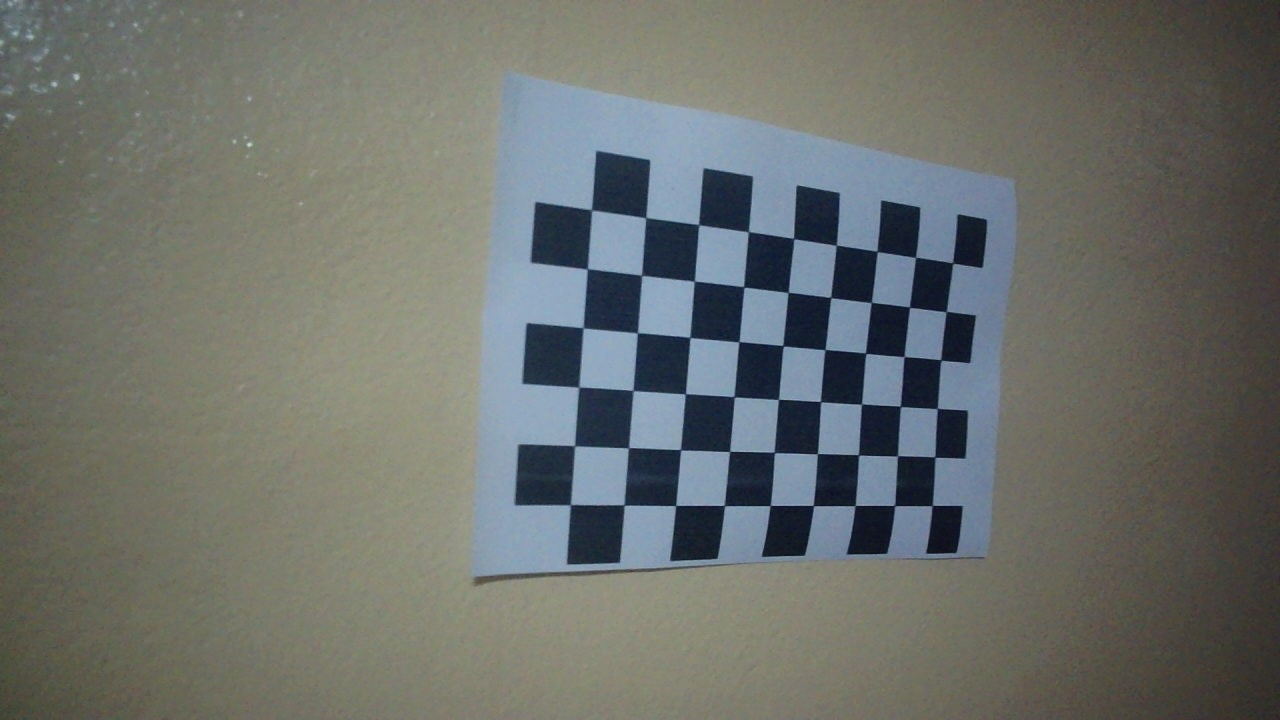
#> input picture Quiz5/1/img1/img00.jpg, 1280 x 720 px; its folder holds 5 pictures in this run
$ jupyter execute --allow-errors 1.ipynb
#> lines starting #> are read from the running program, lines starting #| are printed output that depends on the picture; after the words box and inside, x2 and y2 are one past the last pixel; in counts of white or black regions, pixels touching at a corner belong together
#> further down, img1 is the input picture: shape (720, 1280, 3); mean B, G, R 106.9, 111.5, 108.1
[cell 1]
import numpy as np
import matplotlib.pyplot as plt
import cv2 as cv

###  1. Calibrate Camera. 2 hrs. Using the “Calibrate Camera by ChatGPT” program shown in class, calibrate your laptop or mobile phone camera to find its intrinsic parameters using 10-15 checkerboard images. Make sure you are not using mirror images. If the processing is slow, it may help to reduce the size of each image to a width of around 1,000.

[cell 2]
import glob
images1 = glob.glob('img1/*.jpg')
print('Images1 found: ', images1)
imagesleft = glob.glob('imgleft/*.jpg')
print('Imagesleft found: ', imagesleft)
imagesframes = glob.glob('imgframe/*.png')
print('Imagesframes found: ', imagesframes)

[cell 3]
image1 =[]
imageleft =[]
imageframe =[]
#> (the rest of this cell did not finish here and is left out)

[cell 4]
#show all image
for i in range(len(imageframe)):
    plt.subplot(3,4,i+1)
    plt.imshow(imageframe[i])
    plt.axis('off')
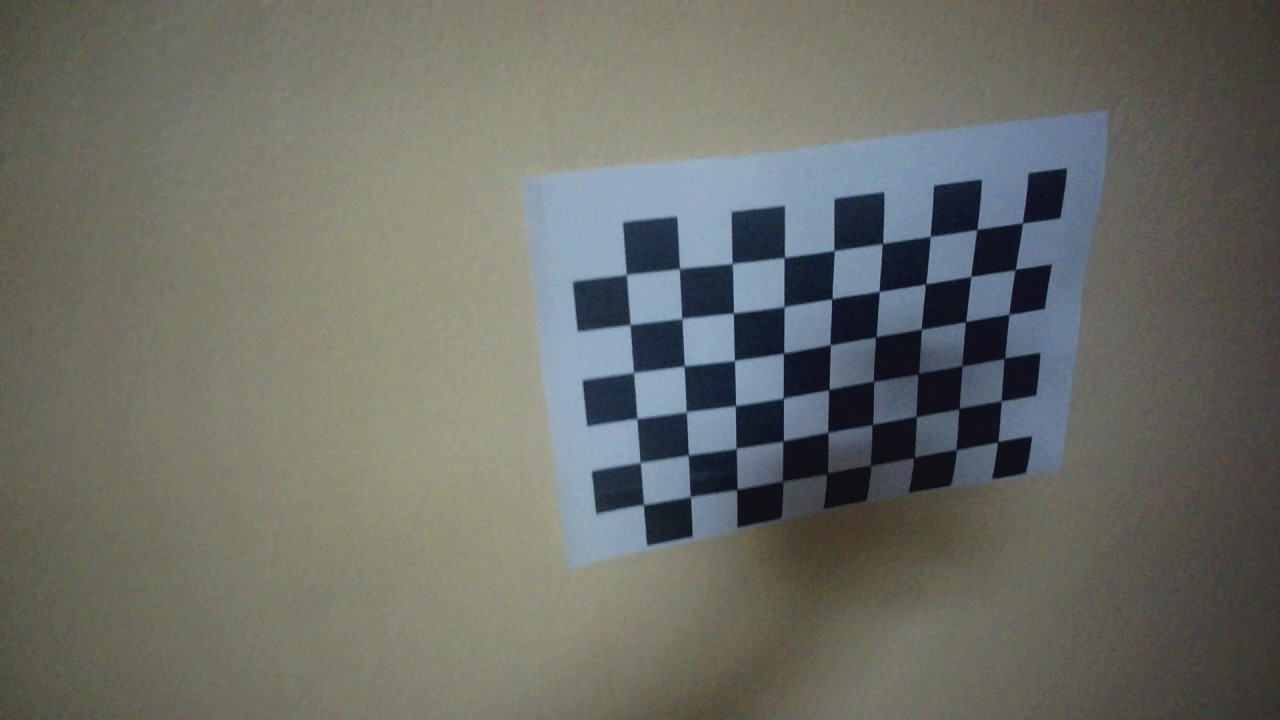
#> input picture Quiz5/1/img1/img04.jpg, 1280 x 720 px
#> further down, img is the input picture: shape (720, 1280, 3); mean B, G, R 103.2, 109.9, 108.1

plt.show()

#### 1.1. [10 points.] Report the fx, fy, cx, cy, and lens distortion (k1, k2, k3, p1, p2) parameters found using left##.jpg, frame-##.png, and your camera’s images.

[cell 5]
def find_frame(fname, s):
    # Define the size of the checkerboard
#> called with fname = 'img1/img04.jpg', s = 1
    checkerboard_size = (9, 6)
    image_points = []
    object_points = []

    img = cv.imread(fname)
    gray = cv.cvtColor(img, cv.COLOR_BGR2GRAY)
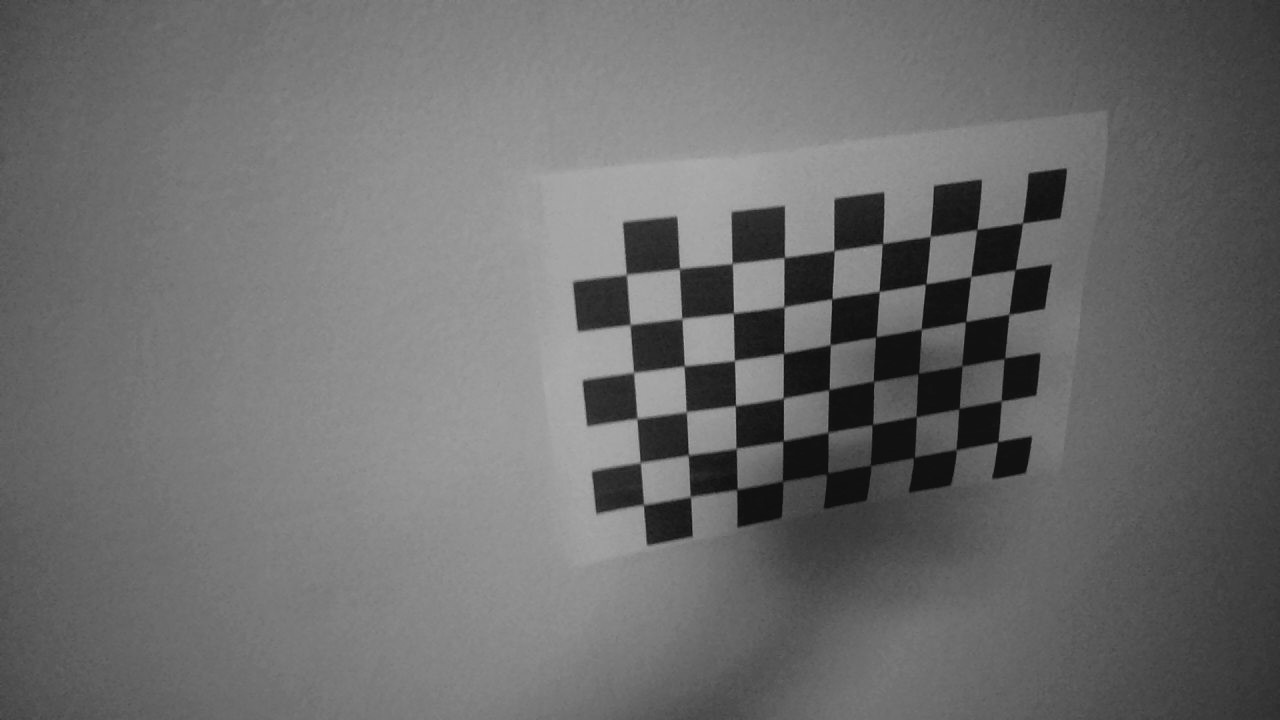
#> gray: shape (720, 1280); min 10, max 178, mean 108.6
    ret, corners = cv.findChessboardCorners(gray, checkerboard_size, None)
#> ret = True; corners = 54 rows, first 8: [998.4, 440.3], [956.5, 450.1], [914.8, 456.1], [870.9, 465.6], [827.5, 473.5], [783, 481.5], [737.4, 487.2], [689.6, 496]
    if ret:
        image_points.append(corners)
        object_points.append(np.zeros((checkerboard_size[0]*checkerboard_size[1], 3), np.float32))
        object_points[-1][:,:2] = np.mgrid[0:checkerboard_size[0],0:checkerboard_size[1]].T.reshape(-1,2)
        # Calibrate the camera
        width = gray.shape[1]
#> width = 1280
        height = gray.shape[0]
#> height = 720
        ret, mtx, dist, rvec, tvec = cv.calibrateCamera(object_points, image_points, (width, height), None, None)
#> ret = 1.38; mtx = [[804, 0, 573.9], [0, 701.2, 364], [0, 0, 1]]; dist = [[0.686, -1.7, -0.0545, -0.071, 2.25]]; rvec = ([-0.361, -0.314, 3],); tvec = ([9.07, 2.08, 16.94],)
        if s == 1:
            return mtx, dist
        else:
            print("name: ", fname)
            print("Camera matrix:\n", mtx)
            print("Distortion coefficients:\n", dist)
            print("---------------------------------")
    else:
        print('No checkerboard found in image: ', fname)
        print("---------------------------------")

[cell 6]
select = 2# 0: img1, 1: imgleft, 2: imgframe
if select == 0:
    for fname in images1:
        find_frame(fname,0)
elif select == 1:
    for fname in imagesleft:
        find_frame(fname,0)
elif select == 2:
    for fname in imagesframes:
        find_frame(fname,0)
else:
    print('Select error')

#### 1.2. [10 points.] Show the Original and Undistorted image for one of your checkerboard images. Draw straight lines across the original image and undistorted image to see if the distortion has improved.

[cell 7]
# select img1/img04.jpg
# # Undistort the image using the camera matrix and distortion coefficients
img = cv.imread('img1/img04.jpg')
mtx, dist = find_frame('img1/img04.jpg',1)
#> mtx = [[804, 0, 573.9], [0, 701.2, 364], [0, 0, 1]]; dist = [[0.686, -1.7, -0.0545, -0.071, 2.25]]
# Undistort the image using the camera matrix and distortion coefficients
undistorted = cv.undistort(img, mtx, dist)
# Draw lines across the original and undistorted images
# to see if the distortion has improved
h, w = img.shape[:2]
#> h = 720; w = 1280
# define the points to draw lines
line_pts = np.array([[0, h//2], [w-1, h//2]], np.int32).reshape((-1, 1, 2))
#> line_pts = [[0, 360], [1279, 360]]
# draw the lines
cv.polylines(img, [line_pts], True, (0, 0, 255), thickness=2)
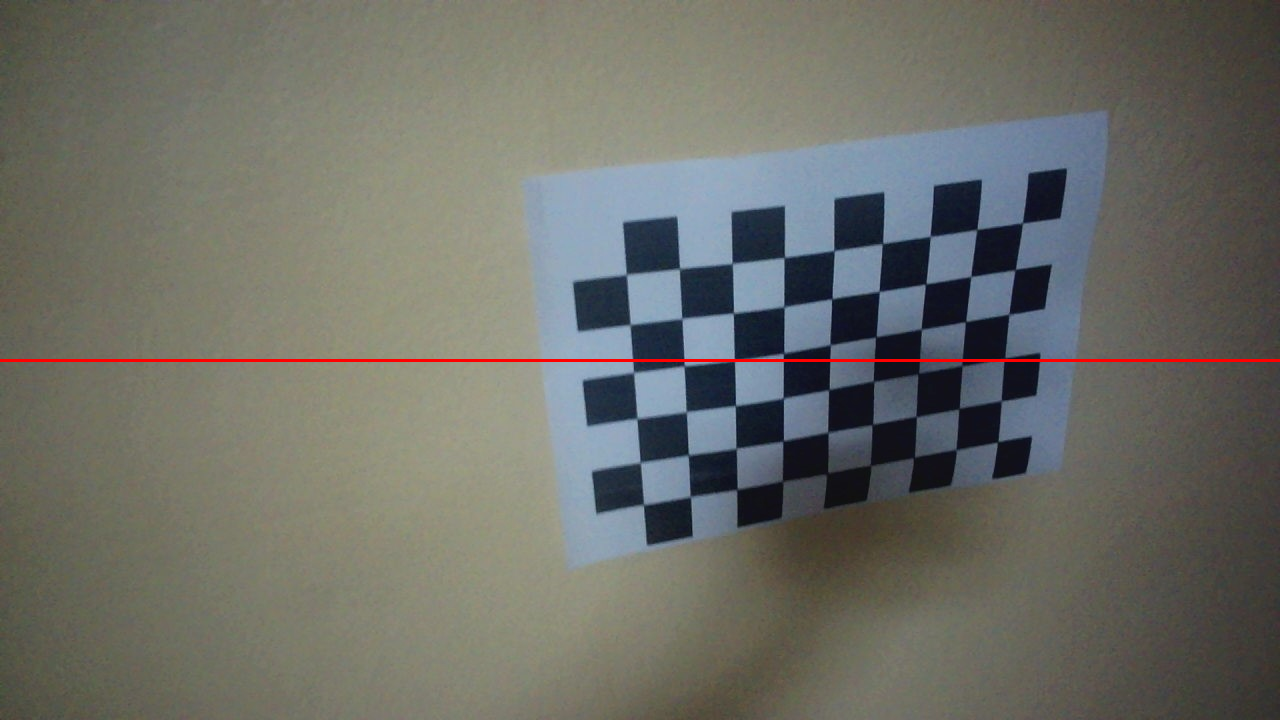
#> img: shape (720, 1280, 3); 0.42% of pixels changed, all inside (x1, y1, x2, y2) = (0, 359, 1280, 362)
cv.polylines(undistorted, [line_pts], True, (0, 0, 255), thickness=2)
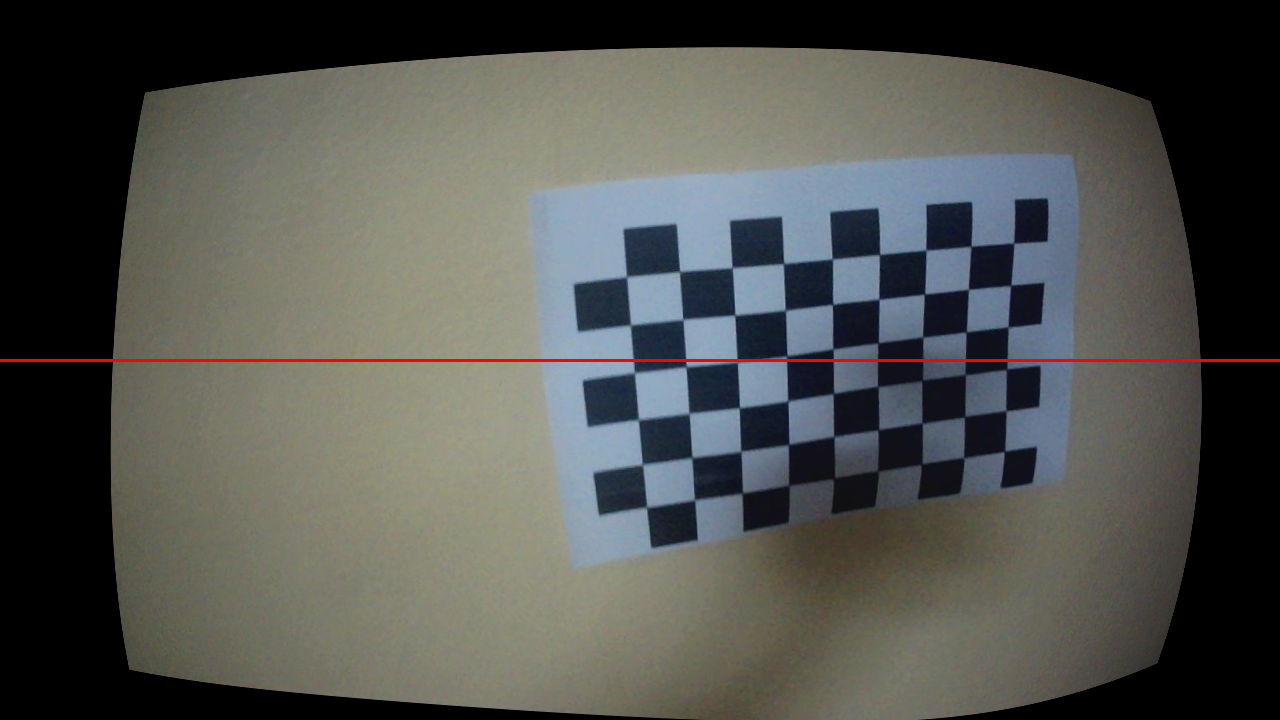
#> undistorted: shape (720, 1280, 3); mean B, G, R 78, 82.1, 81.1

# Display the original and undistorted images side by side
plt.figure(figsize=(10, 5))
plt.subplot(1, 2, 1)
plt.imshow(img)
plt.title('Original')
plt.axis('off')
plt.subplot(1, 2, 2)
plt.imshow(undistorted)
plt.title('Undistorted')
plt.axis('off')
plt.show()
#> figure, not shown here; B, G, R data is drawn as R, G, B
